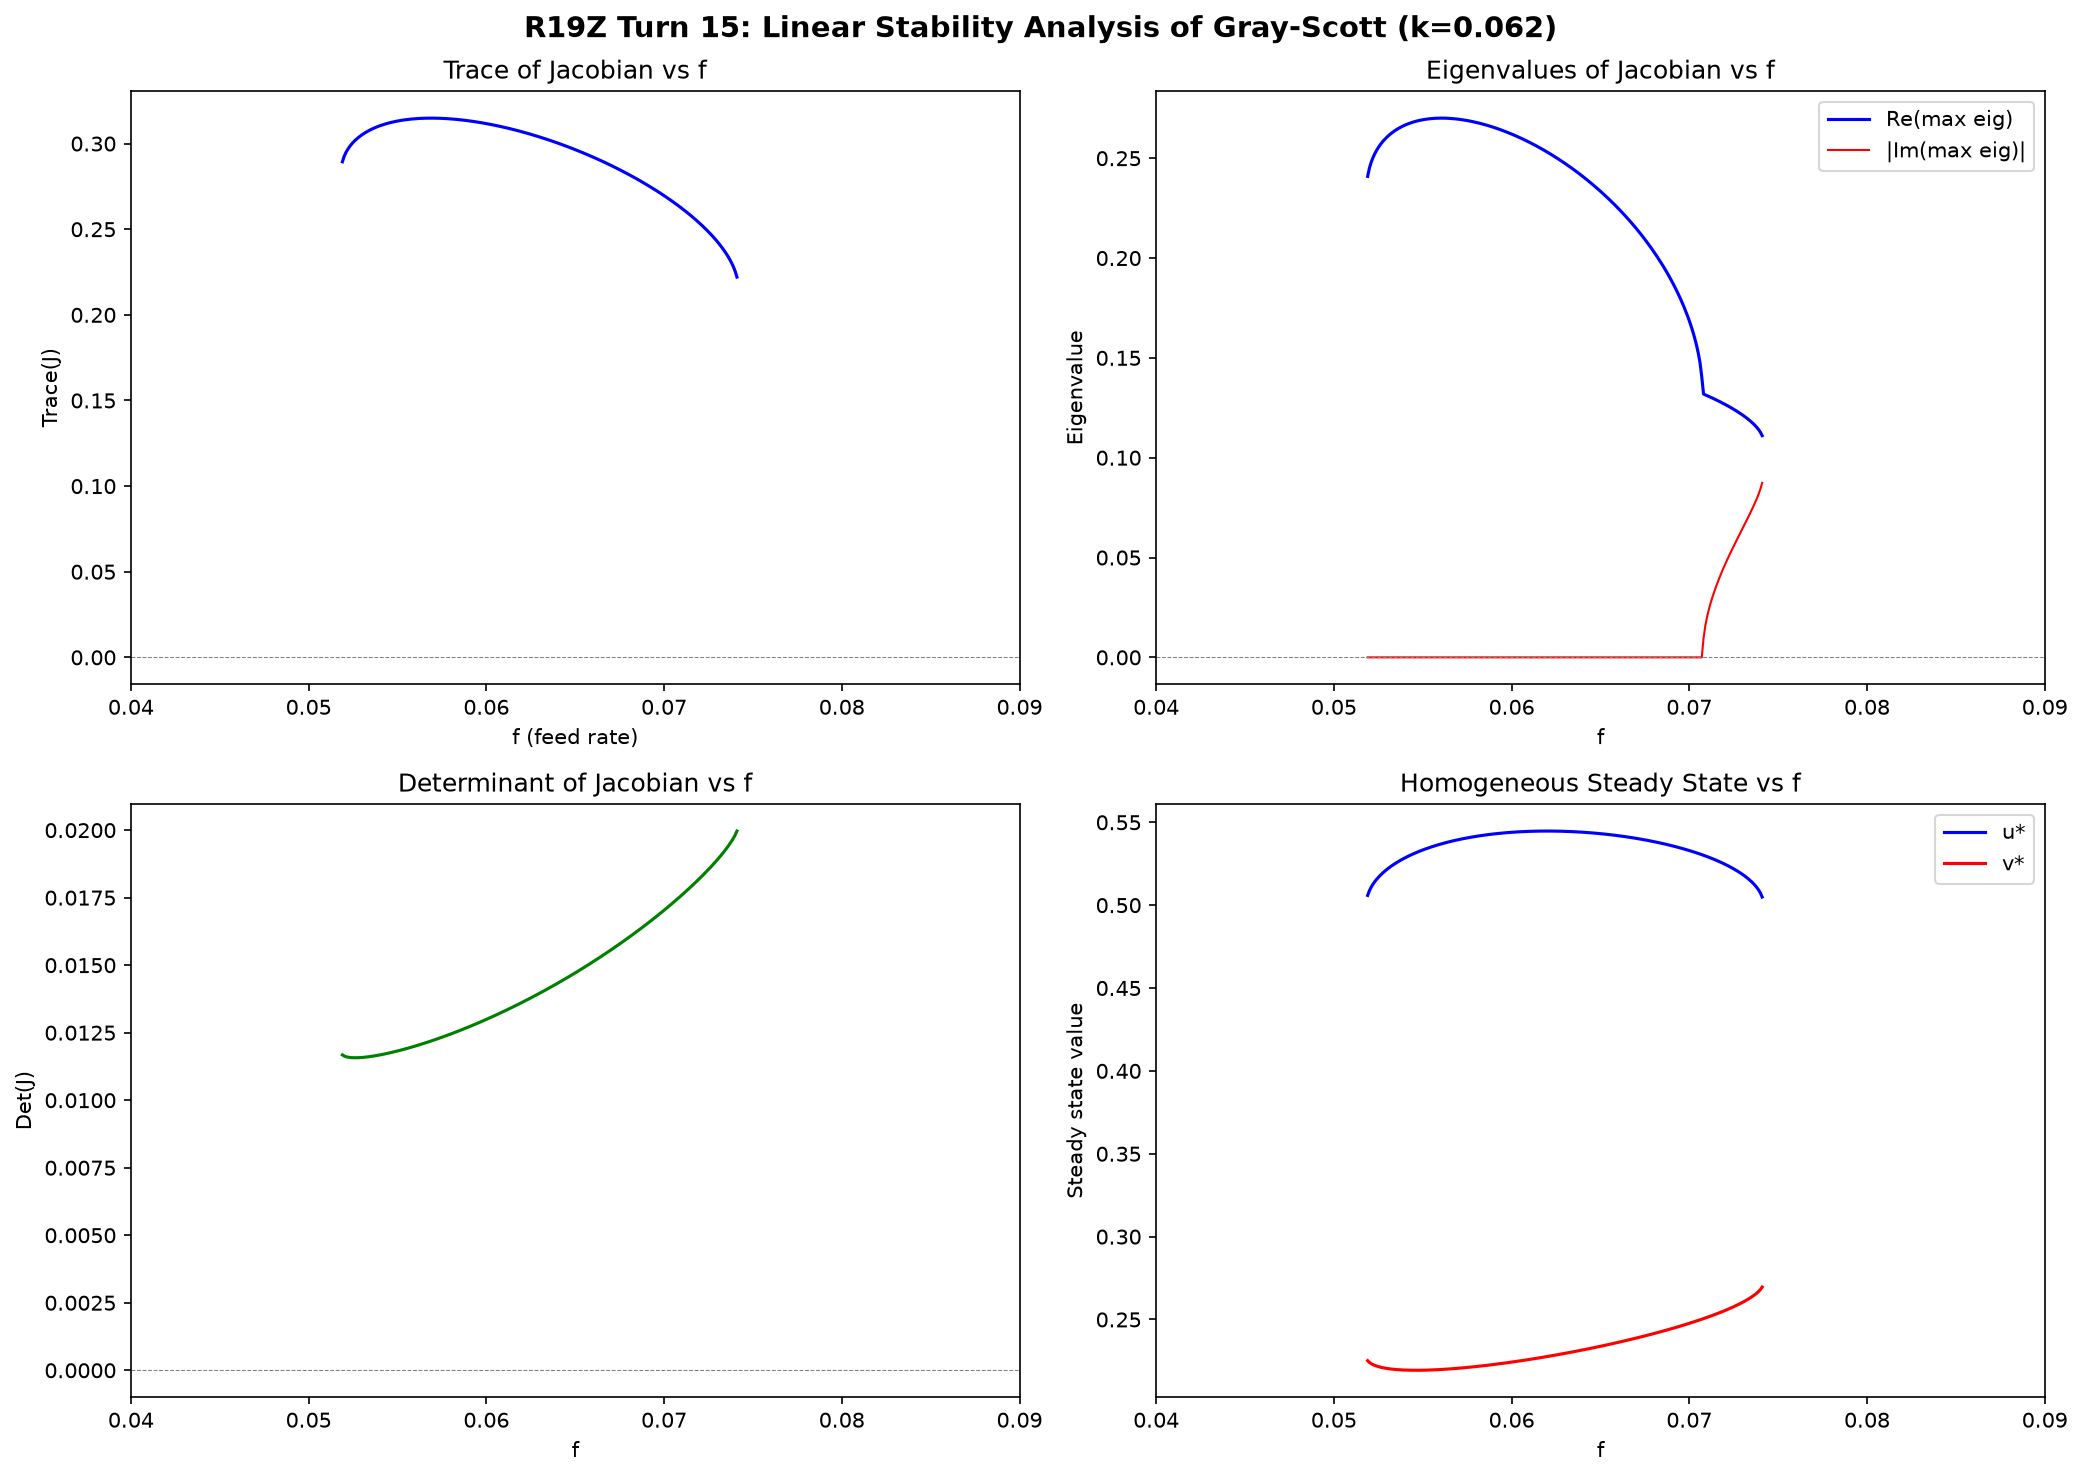

This figure's Python source:
# R19Z Turn 15: Linear Stability Analysis of Gray-Scott
# Analytical derivation of WHY GS oscillates at certain f values
import numpy as np, json
import matplotlib; matplotlib.use('Agg')
import matplotlib.pyplot as plt
from matplotlib.gridspec import GridSpec

k_gs = 0.062

def gs_steady_state(f, k):
    disc = 1.0 - 4.0 * (f + k)**2 / f
    if disc < 0:
        return None, None
    u = (1.0 + np.sqrt(disc)) / 2.0
    v = (f + k) / u
    return u, v

def gs_jacobian(f, k):
    ss = gs_steady_state(f, k)
    if ss[0] is None:
        return None
    u, v = ss
    J = np.array([[-v**2 - f, -2*u*v],
                  [2*u*v, u - (f+k)]])
    eigvals = np.linalg.eigvals(J)
    return {'u': u, 'v': v, 'J': J, 'eigvals': eigvals,
            'tr': np.trace(J), 'det': np.linalg.det(J)}

# Scan f for stability
print("=== Linear Stability Analysis ===")
f_scan = np.linspace(0.040, 0.090, 501)
results = {'f': [], 'u': [], 'v': [], 'tr': [], 'det': [],
           're_eig': [], 'im_eig': [], 'exists': []}

for f in f_scan:
    res = gs_jacobian(f, k_gs)
    if res is None:
        for key in ['u', 'v', 'tr', 'det', 're_eig', 'im_eig']:
            results[key].append(np.nan)
        results['exists'].append(False)
    else:
        eigs = res['eigvals']
        idx = np.argmax(eigs.real)
        results['u'].append(res['u'])
        results['v'].append(res['v'])
        results['tr'].append(res['tr'])
        results['det'].append(res['det'])
        results['re_eig'].append(eigs[idx].real)
        results['im_eig'].append(abs(eigs[idx].imag))
        results['exists'].append(True)
    results['f'].append(f)

for key in results:
    results[key] = np.array(results[key])

# Find Hopf bifurcations (trace = 0, det > 0)
mask = results['exists'] & ~np.isnan(results['tr'])
f_valid = results['f'][mask]
tr_valid = results['tr'][mask]
det_valid = results['det'][mask]

sign_changes = np.where(np.diff(np.sign(tr_valid)))[0]
hopf_points = []
for idx in sign_changes:
    f1, f2 = f_valid[idx], f_valid[idx+1]
    t1, t2 = tr_valid[idx], tr_valid[idx+1]
    f_hopf = f1 - t1 * (f2 - f1) / (t2 - t1)
    d_hopf = np.interp(f_hopf, f_valid, det_valid)
    if d_hopf > 0:
        hopf_points.append(f_hopf)
        print(f"  Hopf bifurcation at f = {f_hopf:.6f} (det={d_hopf:.6f})")

# Find existence boundary
exists_mask = results['exists']
transitions = np.where(np.diff(exists_mask.astype(int)))[0]
for idx in transitions:
    if exists_mask[idx]:
        print(f"  Steady state disappears at f = {results['f'][idx]:.6f}")
    else:
        print(f"  Steady state appears at f = {results['f'][idx]:.6f}")

# Plot
fig, axes = plt.subplots(2, 2, figsize=(14, 10))

ax = axes[0, 0]
ax.plot(results['f'], results['tr'], 'b-', lw=1.5)
ax.axhline(0, color='gray', ls='--', lw=0.5)
for hp in hopf_points:
    ax.axvline(hp, color='red', ls=':', lw=1.5)
ax.set_xlabel('f (feed rate)')
ax.set_ylabel('Trace(J)')
ax.set_title('Trace of Jacobian vs f')
ax.set_xlim(0.04, 0.09)

ax = axes[0, 1]
ax.plot(results['f'], results['re_eig'], 'b-', lw=1.5, label='Re(max eig)')
ax.plot(results['f'], results['im_eig'], 'r-', lw=1, label='|Im(max eig)|')
ax.axhline(0, color='gray', ls='--', lw=0.5)
for hp in hopf_points:
    ax.axvline(hp, color='red', ls=':', lw=1.5)
ax.set_xlabel('f')
ax.set_ylabel('Eigenvalue')
ax.set_title('Eigenvalues of Jacobian vs f')
ax.legend()
ax.set_xlim(0.04, 0.09)

ax = axes[1, 0]
ax.plot(results['f'], results['det'], 'g-', lw=1.5)
ax.axhline(0, color='gray', ls='--', lw=0.5)
for hp in hopf_points:
    ax.axvline(hp, color='red', ls=':', lw=1.5)
ax.set_xlabel('f')
ax.set_ylabel('Det(J)')
ax.set_title('Determinant of Jacobian vs f')
ax.set_xlim(0.04, 0.09)

ax = axes[1, 1]
m = results['exists']
ax.plot(results['f'][m], results['u'][m], 'b-', lw=1.5, label='u*')
ax.plot(results['f'][m], results['v'][m], 'r-', lw=1.5, label='v*')
for hp in hopf_points:
    ax.axvline(hp, color='red', ls=':', lw=1.5, label=f'f={hp:.5f}')
ax.set_xlabel('f')
ax.set_ylabel('Steady state value')
ax.set_title('Homogeneous Steady State vs f')
ax.legend()
ax.set_xlim(0.04, 0.09)

fig.suptitle('R19Z Turn 15: Linear Stability Analysis of Gray-Scott (k=0.062)', fontsize=14, fontweight='bold')
fig.tight_layout()
fig.savefig('r19z_t15_stability.png', dpi=150, bbox_inches='tight')
print('Saved r19z_t15_stability.png')

# Save data
with open('r19z_t15_stability.json', 'w') as fout:
    json.dump({
        'f': results['f'].tolist(),
        'tr': results['tr'].tolist(),
        'det': results['det'].tolist(),
        're_eig': results['re_eig'].tolist(),
        'im_eig': results['im_eig'].tolist(),
        'exists': results['exists'].tolist(),
        'hopf_points': hopf_points,
        'k': k_gs
    }, fout, indent=2)
print('Saved r19z_t15_stability.json')
print(f'\nHopf bifurcation points: {hopf_points}')
